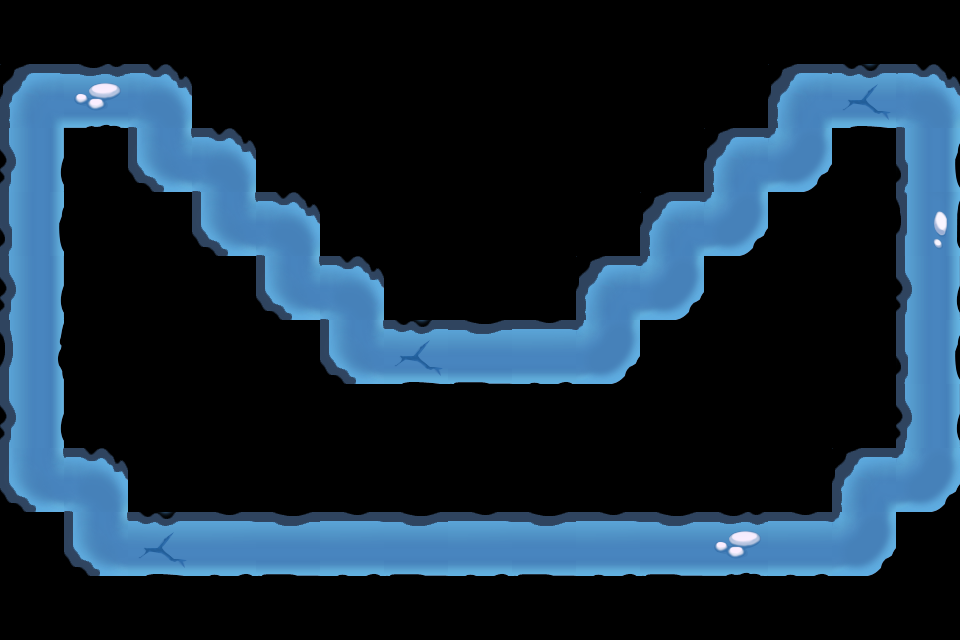

This is a level from a 2D game, rendered from its Tiled map with the project's own tilesets. A one-line summary and the map file follow, with tile-layer data summarised:
An orthogonal 15x10 tile map with 64x64 px tiles, 1 tile layer (Map_Road_Snowfield) and 93 objects.

<map version="1.0" orientation="orthogonal" width="15" height="10" tilewidth="64" tileheight="64">
 <tileset firstgid="1" name="Map_Road_Snowfield" tilewidth="64" tileheight="64">
  <image source="Map_Road_Snowfield.png" width="320" height="256" />
 </tileset>
 <layer name="Map_Road_Snowfield" width="15" height="10">
  <data>[150 cells, 50 non-empty, 12 distinct tile ids]</data>
 </layer>
 <objectgroup color="#6f8d7c" name="path" width="15" height="10">
  <!-- 93 objects omitted --></objectgroup>
 <objectgroup name="path" width="15" height="10">
  <!-- 67 objects omitted --></objectgroup>
 <objectgroup color="#000000" name="blocked" width="15" height="10" />
 <objectgroup color="#000909" name="tower" width="15" height="10">
  <properties>
   <property name="id" value="41001" />
   <property name="sizeH" value="2" />
   <property name="sizeW" value="2" />
  </properties>
  <!-- 41 objects omitted --></objectgroup>
 <objectgroup color="#000000" name="tower" width="15" height="10">
  <properties>
   <property name="id" value="41002" />
   <property name="sizeH" value="2" />
   <property name="sizeW" value="2" />
  </properties>
 </objectgroup>
 <objectgroup color="#000303" name="tower" width="15" height="10">
  <properties>
   <property name="id" value="41003" />
   <property name="sizeH" value="2" />
   <property name="sizeW" value="2" />
  </properties>
 </objectgroup>
 <objectgroup color="#ff0000" name="teemo" width="15" height="10">
  <properties>
   <property name="id" value="1" />
   <property name="sizeH" value="2" />
   <property name="sizeW" value="2" />
  </properties>
  <!-- 39 objects omitted --></objectgroup>
 <objectgroup color="#aa00ff" name="random" width="15" height="10">
  <properties>
   <property name="sizeH" value="2" />
   <property name="sizeW" value="2" />
  </properties>
  <!-- 38 objects omitted --></objectgroup>
 <objectgroup color="#70a5de" name="item" width="15" height="10">
  <properties>
   <property name="id" value="20013" />
   <property name="sizeH" value="1" />
   <property name="sizeW" value="1" />
  </properties>
  <!-- 37 objects omitted --></objectgroup>
 <objectgroup color="#55ff00" name="item" width="15" height="10">
  <properties>
   <property name="id" value="20014" />
   <property name="sizeH" value="1" />
   <property name="sizeW" value="1" />
  </properties>
  <!-- 31 objects omitted --></objectgroup>
 <objectgroup color="#55ff00" name="item" width="15" height="10">
  <properties>
   <property name="id" value="20015" />
   <property name="sizeH" value="1" />
   <property name="sizeW" value="1" />
  </properties>
  <!-- 27 objects omitted --></objectgroup>
 <objectgroup color="#46668a" name="item" width="15" height="10">
  <properties>
   <property name="id" value="20016" />
   <property name="sizeH" value="1" />
   <property name="sizeW" value="2" />
  </properties>
  <!-- 25 objects omitted --></objectgroup>
 <objectgroup color="#00ffbf" name="item" width="15" height="10">
  <properties>
   <property name="id" value="20017" />
   <property name="sizeH" value="1" />
   <property name="sizeW" value="2" />
  </properties>
  <!-- 22 objects omitted --></objectgroup>
 <objectgroup color="#4d9a00" name="item" width="15" height="10">
  <properties>
   <property name="id" value="20018" />
   <property name="sizeH" value="2" />
   <property name="sizeW" value="1" />
  </properties>
  <!-- 19 objects omitted --></objectgroup>
 <objectgroup color="#ffc44c" name="item" width="15" height="10">
  <properties>
   <property name="id" value="20019" />
   <property name="sizeH" value="2" />
   <property name="sizeW" value="2" />
  </properties>
  <!-- 15 objects omitted --></objectgroup>
 <objectgroup color="#b50000" name="item" width="15" height="10">
  <properties>
   <property name="id" value="90001" />
   <property name="sizeH" value="1" />
   <property name="sizeW" value="1" />
  </properties>
  <!-- 14 objects omitted --></objectgroup>
 <objectgroup color="#005e61" name="item" width="15" height="10">
  <properties>
   <property name="id" value="90002" />
   <property name="sizeH" value="1" />
   <property name="sizeW" value="1" />
  </properties>
  <!-- 13 objects omitted --></objectgroup>
 <objectgroup color="#ffff00" name="item" width="15" height="10">
  <properties>
   <property name="id" value="90006" />
   <property name="sizeH" value="1" />
   <property name="sizeW" value="1" />
  </properties>
  <!-- 10 objects omitted --></objectgroup>
 <objectgroup color="#555500" name="item" width="15" height="10">
  <properties>
   <property name="id" value="20020" />
   <property name="sizeH" value="2" />
   <property name="sizeW" value="2" />
  </properties>
 </objectgroup>
 <objectgroup color="#017fc2" name="item" width="15" height="10">
  <properties>
   <property name="id" value="20021" />
   <property name="sizeH" value="2" />
   <property name="sizeW" value="2" />
  </properties>
  <!-- 8 objects omitted --></objectgroup>
 <objectgroup color="#ffffff" name="item" width="15" height="10">
  <properties>
   <property name="id" value="20022" />
   <property name="sizeH" value="2" />
   <property name="sizeW" value="2" />
  </properties>
 </objectgroup>
 <objectgroup color="#0083a3" name="item" width="15" height="10">
  <properties>
   <property name="id" value="90005" />
   <property name="sizeH" value="2" />
   <property name="sizeW" value="2" />
  </properties>
 </objectgroup>
 <objectgroup color="#00b0e5" name="item" width="15" height="10">
  <properties>
   <property name="id" value="90007" />
   <property name="sizeH" value="2" />
   <property name="sizeW" value="2" />
  </properties>
 </objectgroup>
 <objectgroup color="#223baa" name="item" width="15" height="10">
  <properties>
   <property name="id" value="20008" />
   <property name="sizeH" value="1" />
   <property name="sizeW" value="1" />
  </properties>
  <!-- 7 objects omitted --></objectgroup>
 <objectgroup color="#00c0ca" name="item" width="15" height="10">
  <properties>
   <property name="id" value="90008" />
   <property name="sizeH" value="1" />
   <property name="sizeW" value="1" />
  </properties>
 </objectgroup>
 <objectgroup color="#00c0ca" name="item" width="15" height="10">
  <properties>
   <property name="id" value="90009" />
   <property name="sizeH" value="1" />
   <property name="sizeW" value="1" />
  </properties>
 </objectgroup>
 <objectgroup color="#00c0ca" name="item" width="15" height="10">
  <properties>
   <property name="id" value="90010" />
   <property name="sizeH" value="1" />
   <property name="sizeW" value="1" />
  </properties>
 </objectgroup>
 <objectgroup color="#ff00ff" name="bomb" width="15" height="10">
  <properties>
   <property name="damage" value="10000" />
   <property name="id" value="90008" />
   <property name="range" value="128" />
   <property name="sizeH" value="1" />
   <property name="sizeW" value="1" />
  </properties>
 </objectgroup>
 <objectgroup color="#ff00ff" name="bomb" width="15" height="10">
  <properties>
   <property name="damage" value="10000" />
   <property name="id" value="90009" />
   <property name="range" value="128" />
   <property name="sizeH" value="1" />
   <property name="sizeW" value="1" />
  </properties>
 </objectgroup>
 <objectgroup color="#ff00ff" name="bomb" width="15" height="10">
  <properties>
   <property name="damage" value="10000" />
   <property name="id" value="90010" />
   <property name="range" value="192" />
   <property name="sizeH" value="1" />
   <property name="sizeW" value="1" />
  </properties>
 </objectgroup>
 <objectgroup color="#ffffff" name="hero" width="15" height="10">
  <properties>
   <property name="id" value="40041" />
  </properties>
  <!-- 4 objects omitted --></objectgroup>
 <objectgroup color="#ffffff" name="hero" width="15" height="10">
  <properties>
   <property name="id" value="40061" />
  </properties>
  <!-- 2 objects omitted --></objectgroup>
</map>
<!-- 93 of 93 objects omitted -->